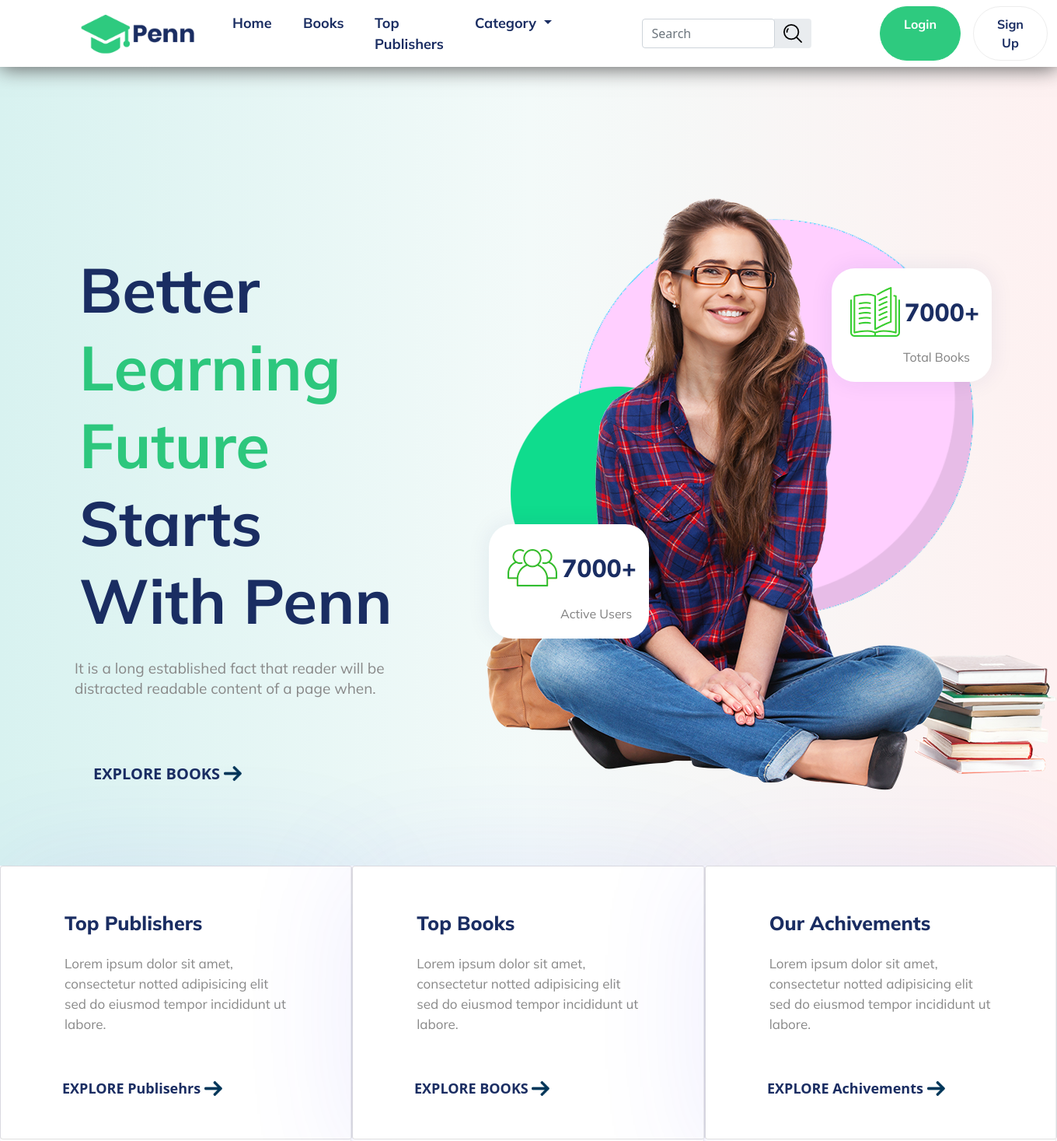
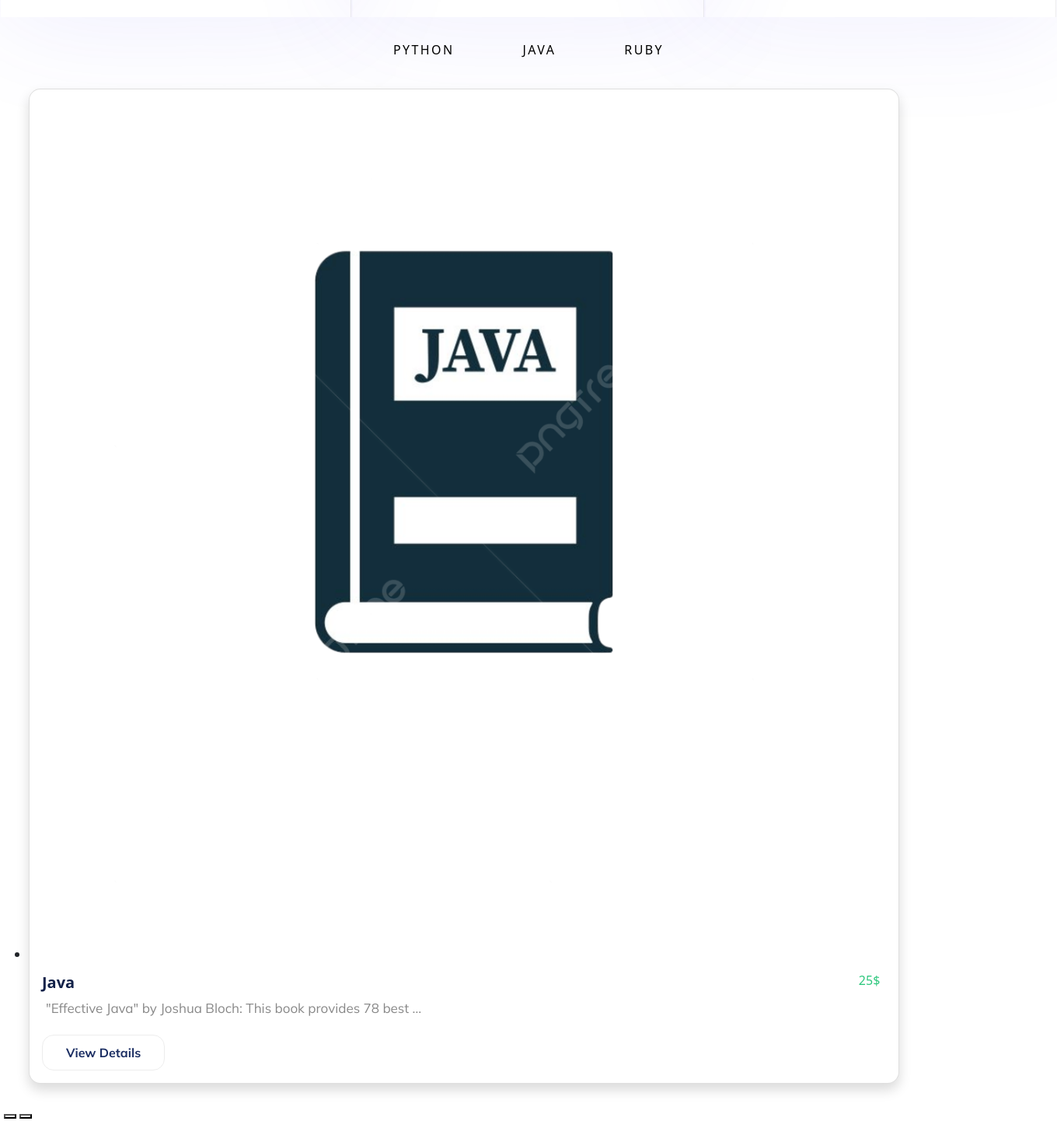
Screenshot of /Book/java/ with the database file from the repository (2 pictures, top to bottom).
### category/models.py (models this page shows, shortened)
class Category(models.Model):
    name = models.CharField(max_length=50)
    slug = models.SlugField(max_length = 100, unique = True, null = True, blank = True)

### books/models.py (models this page shows)
class Book(models.Model):
    title = models.CharField(max_length=50)
    category = models.ForeignKey(Category , on_delete=models.CASCADE, null = True , blank = True)
    price = models.DecimalField(max_digits=10, decimal_places=0)
    quntity = models.IntegerField()
    description = models.TextField()
    image = models.ImageField(upload_to='books/media/uploads', height_field=None, width_field=None, max_length=None,default='')
    def __str__(self):
            return self.title

### libaryManagementProject/views.py (the view)
# urls.py: 2. Add a URL to urlpatterns:  path('', views.home, name='home')
def home(request, brand_slug = None):
    data = Book.objects.all()
    if brand_slug is not None:
        brand_name = Category.objects.get(slug = brand_slug)
        data = Book.objects.filter(category = brand_name)
        print(data)
    Books = Category.objects.all()
    return render(request, 'home.html',{'data': data , 'Books': Books})

### templates/home.html (shortened to what this page needs)
{% extends 'base.html' %}
{% load static %}
{% block cssstyle %}
<link rel="stylesheet" href="{% static 'css/style.css' %}">
<link href="https://cdn.jsdelivr.net/npm/swiffy-slider@1.6.0/dist/css/swiffy-slider.min.css" rel="stylesheet">
{% endblock cssstyle %}
{% block content %}
<section class="banner-Section">
  <div class="Home_container d-flex justify-content-between algin-items-start m-5">
    <div class = "home_text p-4">
      <h1>Better <span><br>Learning <br> Future</span> Starts <br> With Penn</h1>
      <p>It is a long established fact that reader will be distracted readable content of a page when.</p>
      <a href="#" class="hvr-sweep-to-right">EXPLORE BOOKS <img src="{% static 'right-arrow (1).png' %}" class="arrowsignpng"alt="" srcset=""></a>
    </div>
    <div class = "home_image">
      <div class="position-absolute circle-image-of-banner">
        <img src="{% static 'circle.png' %}" alt="" srcset="">
      </div>
      <div class="banner-girl-img">
        <img src="{% static 'home-image.png' %}" alt="">
      </div>
      <div class="banner-active-user">
        <img src="{% static 'group.png' %}" alt="" srcset="">
        <h2>7000+</h2>
        <span>Active Users</span>
      </div>
      <div class="banner-totalBook">
        <img src="{% static 'open-book.png' %}" alt="" srcset="">
        <h2>7000+</h2>
        <span>Total Books</span>
      </div>
    </div>
  </div>
</section>
<section class="Card-Section">
  <div class="Card-Section-Container d-flex justify-content-center align-content-center">
    <div class="card" style="width: 35rem; height:22rem">
      <div class="card-body Card_section_text">
        <h3 class="card-title">Top Publishers</h3>
        <p class="card-text">Lorem ipsum dolor sit amet, consectetur notted adipisicing elit sed do eiusmod tempor incididunt ut labore.</p>
        <a href="#" class="hvr-sweep-to-right">EXPLORE Publisehrs <img src="{% static 'right-arrow (1).png' %}" class="arrowsignpng"alt="" srcset=""></a>
      </div>
    </div>
    <div class="card" style="width: 35rem; height:22rem">
      <div class="card-body Card_section_text">
        <h3 class="card-title">Top Books</h3>
        <p class="card-text">Lorem ipsum dolor sit amet, consectetur notted adipisicing elit sed do eiusmod tempor incididunt ut labore.</p>
        <a href="#" class="hvr-sweep-to-right">EXPLORE BOOKS <img src="{% static 'right-arrow (1).png' %}" class="arrowsignpng"alt="" srcset=""></a>
      </div>
    </div>
    <div class="card" style="width: 35rem; height:22rem">
      <div class="card-body Card_section_text">
        <h3 class="card-title">Our Achivements</h3>
        <p class="card-text">Lorem ipsum dolor sit amet, consectetur notted adipisicing elit sed do eiusmod tempor incididunt ut labore.</p>
        <a href="#" class="hvr-sweep-to-right">EXPLORE Achivements <img src="{% static 'right-arrow (1).png' %}" class="arrowsignpng"alt="" srcset=""></a>
      </div>
    </div>
  </div>
</section>
<section class="BOOKS mt-4">
<div class="d-flex justify-content-center gap-5 flex-wrap">
    {% for brand in Books %}
    <ul class="barnd_name_ul m-0 mt-5">
      <li class="barnd_name_li">
        <a href="{% url 'brand_wise' brand.slug %}" class ="text-decoration-none barnd_name">{{brand.name}}</a>
        </li>
    </ul>
    {% endfor %}
</div>
<div class="swiffy-slider slider-item-show3 slider-item-reveal slider-nav-dark slider-nav-outside-expand Products_Silder">
  <ul class="slider-container py-2" id="slider2">
    {% for val in data %}
    <li>
      <div class="card shadow h-100 rounded-card" onclick="handleItemClick('${singleData.id}')">
        <div class="ratio ratio-1x1 p-5">
            <img src="{{val.image.url}}" class="card-img-top" loading="lazy" alt="...">
          </div>
          <div class="card-body d-flex flex-column flex-md-row">
            <div class="flex-grow-1">
              <strong>{{val.title}}</strong>
              <p class="card-text-books">{{val.description |truncatewords:10 }}</p>
              <a href="{% url 'Views_Details' val.id%}" class="book-card-button">View Details</a>
            </div>
            <div class="px-md-2">{{val.price}}$</div>
          </div>
        </div>
      </li>
      {% endfor %}
    </ul>
    <button type="button" class="slider-nav" aria-label="Go to previous"></button>
    <button type="button" class="slider-nav slider-nav-next" aria-label="Go to next"></button>
  </div>
</section>
{% endblock content %}

### rows the page displays
Category: name "PYTHON"
Category: name "JAVA"
Category: name "RUBY"
Book: image (picture), title "Java", description "\"Effective Java\" by Joshua Bloch: This book provides 78 best …", price "25"
